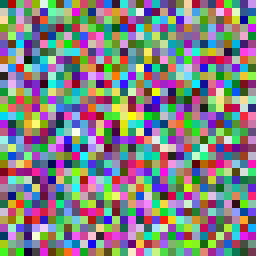
#> input picture input.png, 32 x 32 px (shown 8 times larger)
$ python BGR2GRAY-CON.py
#> lines starting #> are read from the running program, lines starting #| are printed output that depends on the picture
import cv2

# fotoğraf import ettim
img = cv2.imread("input.png")
#> img is the input picture: shape (32, 32, 3); mean B, G, R 130.3, 129.8, 129.1

# Siyah-Beyaz Dönüşüm OPENCV BGR normali
gray = cv2.cvtColor(img, cv2.COLOR_BGR2GRAY)
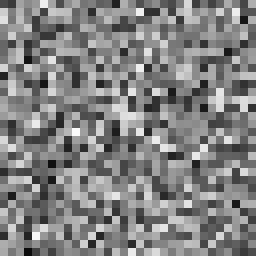
#> gray: shape (32, 32) (shown 8 times larger); min 11, max 251, mean 129.7

# Sonucu göster
cv2.imshow("Siyah Beyaz", gray)

# Dosya olarak kaydetmek için
cv2.imwrite("ornek_siyahbeyaz.jpg", gray)

cv2.waitKey(0)
cv2.destroyAllWindows()
